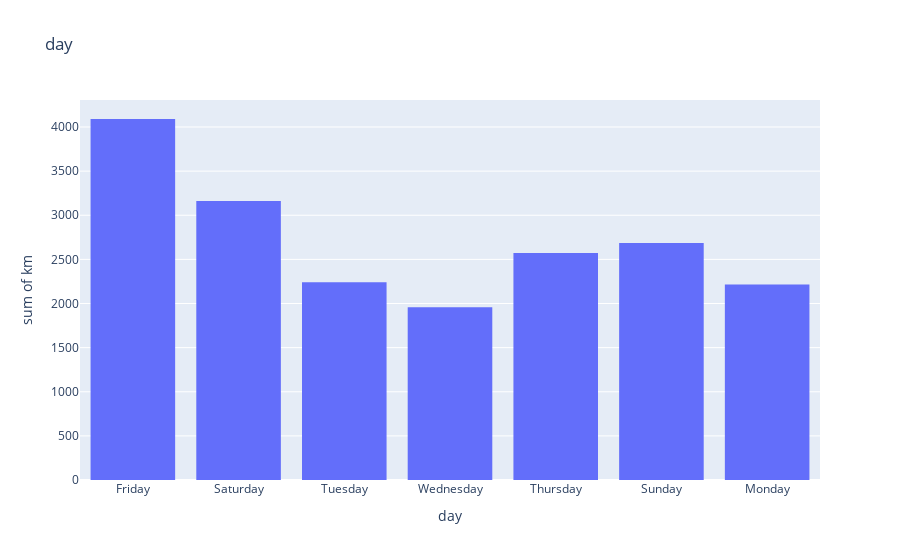

Here is the notebook cell this chart was saved with:
### Code cell
explore('day')

### Figure 1 — Plotly figure (JSON) as saved in the notebook; plotly's stock layout.template omitted (floating-point values rounded to 4 significant figures; data arrays with more than 128 entries replaced by an {"elided": "..."} marker saying what was removed)
{"data": [{"alignmentgroup": "True", "bingroup": "x", "histfunc": "sum", "hovertemplate": "day=%{x}<br>sum of km=%{y}<extra></extra>", "legendgroup": "", "marker": {"color": "#636efa", "pattern": {"shape": ""}}, "name": "", "offsetgroup": "", "orientation": "v", "showlegend": false, "type": "histogram", "x": {"elided": "1132 str values"}, "xaxis": "x", "y": {"elided": "1132 float values"}, "yaxis": "y"}], "layout": {"barmode": "relative", "legend": {"tracegroupgap": 0}, "title": {"text": "day"}, "xaxis": {"anchor": "y", "domain": [0, 1], "title": {"text": "day"}}, "yaxis": {"anchor": "x", "domain": [0, 1], "title": {"text": "sum of km"}}}}
